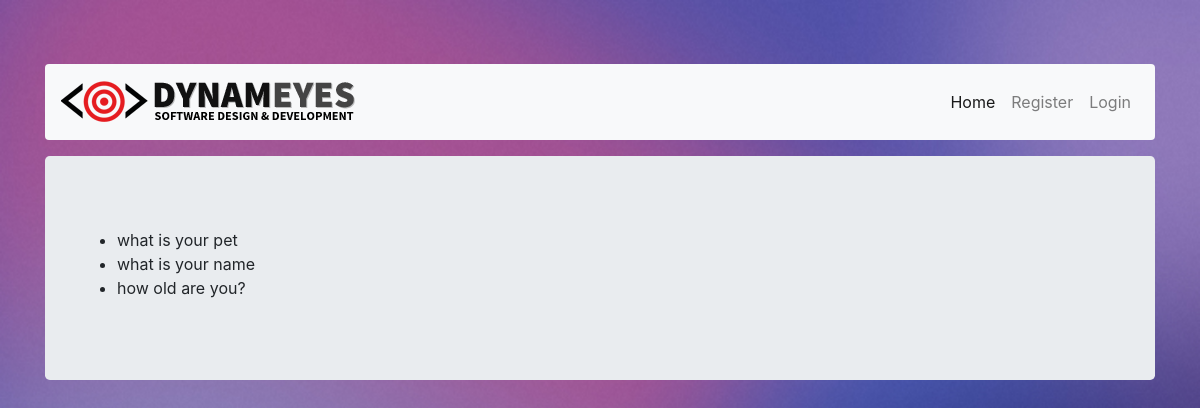
The app's page /quiz/1/ with its own data.
### quiz/models.py (models this page shows, shortened)
class Question(models.Model):
    quiz = models.ForeignKey(Quiz, null=True)
    question_title = models.CharField(max_length=600, blank=False)

### quiz/views.py (the view)
# urls.py: url(r'^quiz/(?P<pk>[0-9]+)/$', views.quiz, name='quiz'),
def quiz(request, pk):
    quiz = Question.objects.filter(quiz=pk)
    quiz_title = Quiz.objects.get(id=pk)
    context = {
        'quiz': quiz,
        'title': quiz_title,
    }
    return render(request, 'quiz.html', context)

### quiz/models.py (called while the page is built)
    def __str__(self):
        return self.quiz_title

### quiz/templates/quiz.html (shortened to what this page needs)
{% extends 'base.html' %}
{% block content %}
    {% include 'nav.html' %}
    <div class="jumbotron">
    <ul>
        {% for obj in quiz %}
            <li>
                {{ obj.question_title }}
            </li>
        {% endfor %}
    </ul>
    </div>
{% endblock %}

### quiz/static/quiz/css/style.css (style rules this page uses)
body { padding-top: 40px; padding-bottom: 200px; background: #fdfdfd url(../images/color-splash.jpg) no-repeat; background-size: cover;; }
html { height: 100%; }

### records on screen
Question: question_title "what is your pet"
Question: question_title "what is your name"
Question: question_title "how old are you?"
